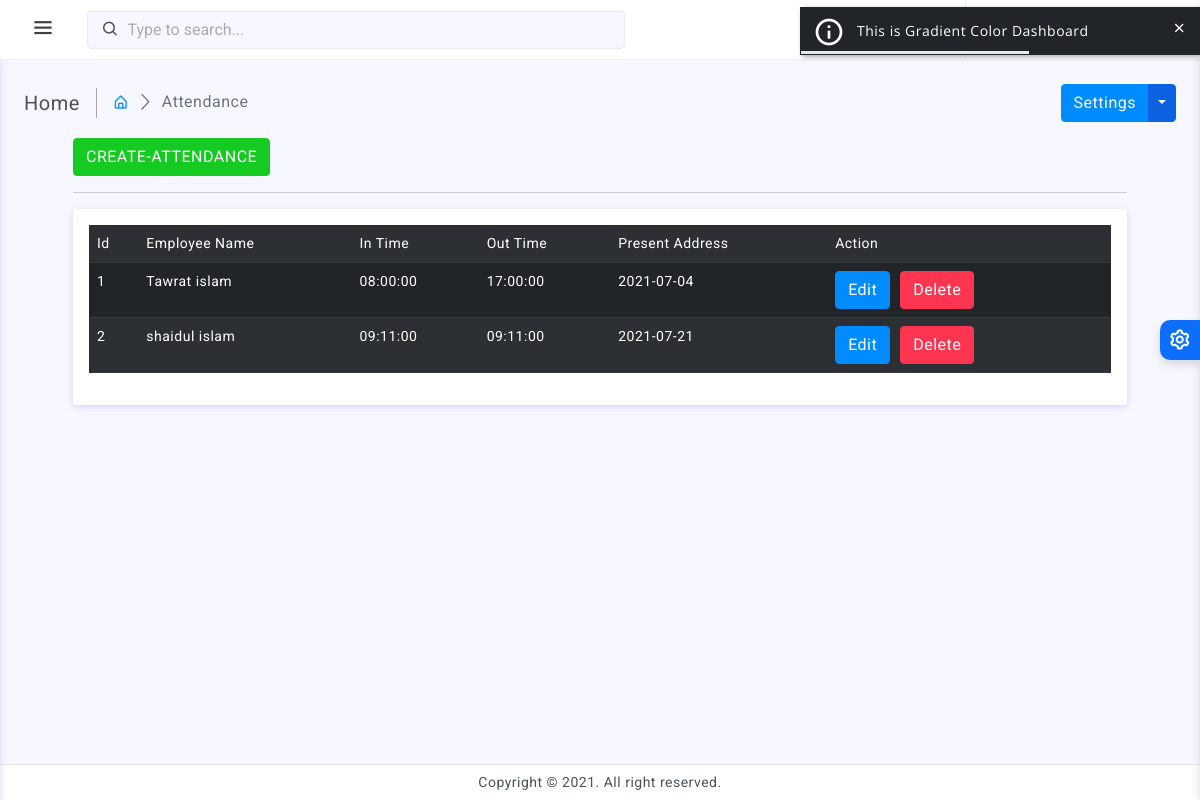
Page /Manage-Attendance (signed in) on the committed database.
### tables this page shows
CREATE TABLE `attendances` (
  `id` int(15) PRIMARY key AUTO_INCREMENT ,
  `empoloyee_id` int(30) NOT NULL,
  `in_time` time DEFAULT NULL,
  `out_time` time DEFAULT NULL,
  `present_date` date DEFAULT NULL
);

CREATE TABLE `employees` (
  `id` int(40) PRIMARY key AUTO_INCREMENT,
  `emp_name` varchar(30) NOT NULL,
  `nid` varchar(37) NOT NULL,
  `present_address` varchar(300) DEFAULT NULL,
  `permanent_address` varchar(50) DEFAULT NULL,
  `edu_qulification` varchar(30) NOT NULL,
  `depertment_id` int(10) NOT NULL,
  `designation_id` int(10) NOT NULL,
  `gender` varchar(100) DEFAULT NULL,
  `email` varchar(110) NOT NULL,
  `phone` int(11) NOT NULL,
  `joining_date` date DEFAULT NULL,
  `created_at` timestamp
);

### lib/attendance_class.php (the view, shortened to what this page needs)
<?php
      class Attendance{
      static function get_Attendance(){
        global $db;
        $result=$db->query("select a.id,e.emp_name,a.in_time,a.out_time,a.present_date from attendances a,employees e where a.empoloyee_id=e.id");
        $html="<table class='table table-dark table-striped'>";
        $html.="<tr><td>Id</td><td>Employee Name</td><td>In Time</td><td>Out Time</td><td>Present Address</td><td>Action</td></tr>";
        while(list($id,$emp_name,$in_time,$out_time,$present_date)=$result->fetch_row()){
          $action_buttons="<div class='clearfix'>";
          $action_buttons.=action_button(["id"=>$id,"name"=>"Edit","value"=>"Edit","class"=>"primary","url"=>"Update-Attendance"]);
          $action_buttons.=action_button(["id"=>$id,"name"=>"Delete","value"=>"Delete","class"=>"danger","url"=>"Manage-Attendance"]);
          $action_buttons.="</div>";
          $html.="<tr><td>$id</td><td>$emp_name</td><td>$in_time</td><td>$out_time</td> <td>$present_date</td><td>$action_buttons</td></tr>";
        }
        $html.="</table>";
        return $html;
      }
    }
?>

### assets/css/app.css (style rules this page uses)
body { font-size: 14px; color: #4c5258; letter-spacing: 0.5px; background-color: #f7f7ff; font-family: 'Roboto', sans-serif; }

### rows in the picture
attendances: id "1", in_time "08:00:00", out_time "17:00:00", present_date "2021-07-04"
employees: emp_name "Tawrat islam"
attendances: id "2", in_time "09:11:00", out_time "09:11:00", present_date "2021-07-21"
employees: emp_name "shaidul islam"

### other values in the picture
$title "Home"
$link["name"] "Attendance"
